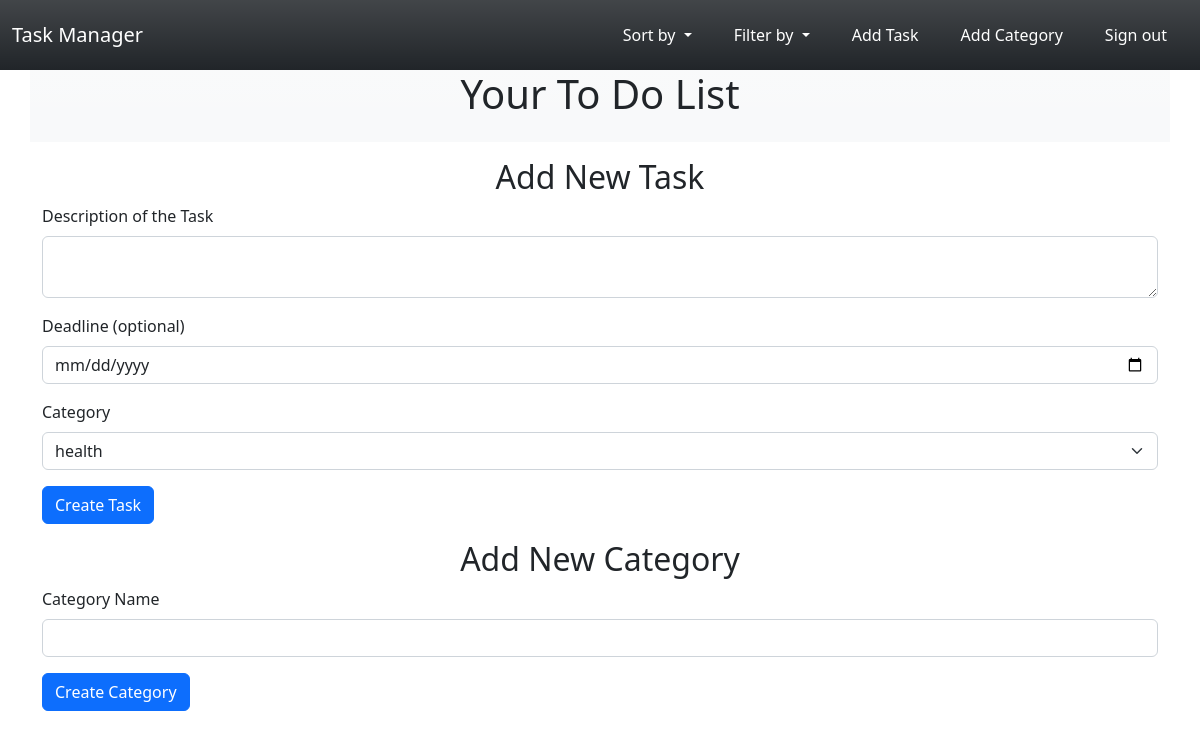
Page /?filter=deadline (signed in) on the earlier database version.
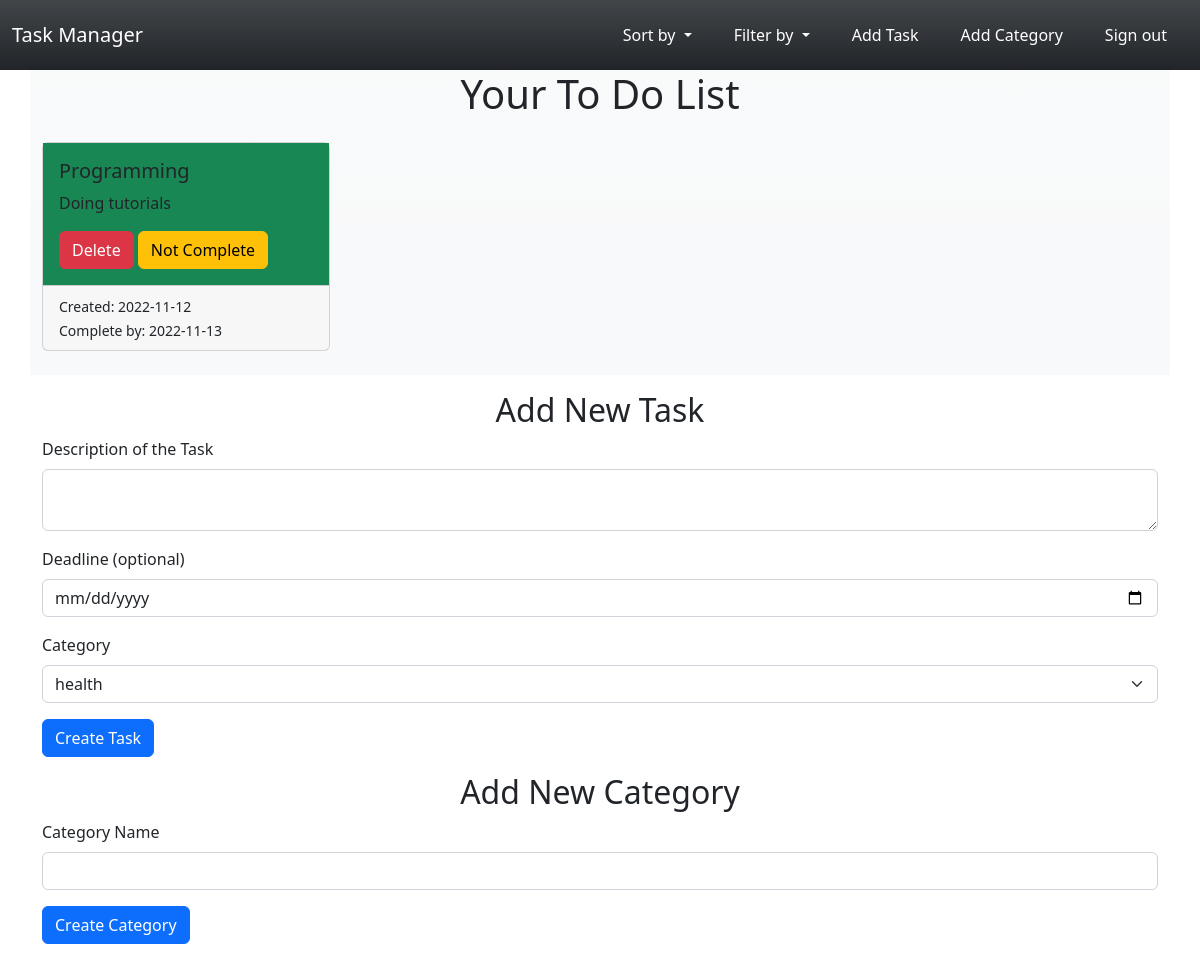
Same page on the later database version.
### todo/models.py (models this page shows)
class ToDo(db.Model):
    id = db.Column(db.Integer, primary_key=True)
    description = db.Column(db.String(500))
    is_completed = db.Column(db.Boolean, default=False)
    create_date = db.Column(db.Date, default=datetime.date.today())
    deadline = db.Column(db.Date)
    category_id = db.Column(db.Integer, db.ForeignKey("category.id"))
    user_id = db.Column(db.Integer, db.ForeignKey("user.id"))

class Category(db.Model):
    id = db.Column(db.Integer, primary_key=True)
    name = db.Column(db.String(250), unique=True, nullable=False)
    todos = db.relationship("ToDo", backref="category", lazy="joined")

### todo/routes.py (the view)
@app.route("/")
def home():
    tasks = db.session.query(ToDo).filter_by(
        user_id=current_user.get_id())
    if 'sort' in request.args.keys():
        if request.args['sort'] == 'deadline':
            tasks = tasks.order_by(ToDo.deadline.desc())
        elif request.args['sort'] == 'create_date':
            tasks = tasks.order_by(ToDo.create_date.desc())
        elif request.args['sort'] == 'completed':
            tasks = tasks.order_by(ToDo.is_completed.desc())
        elif request.args['sort'] == 'not completed':
            tasks = tasks.order_by(ToDo.is_completed.asc())
    elif 'filter' in request.args.keys():
        if request.args['filter'] == 'deadline':
            tasks = tasks.filter_by(deadline=date.today())
        elif request.args['filter'] == 'create_date':
            tasks = tasks.filter_by(create_date=date.today())
        elif request.args['filter'] == 'completed':
            tasks = tasks.filter_by(is_completed=True)
        elif request.args['filter'] == 'not completed':
            tasks = tasks.filter_by(is_completed=False)
    else:
        tasks = tasks.order_by(ToDo.category_id)
    task_form = CreateTaskForm()
    task_form.category.choices = get_categories()
    category_form = CreateCategoryForm()
    return render_template("home.html", tasks=tasks,
                           task_form=task_form, category_form=category_form)

### todo/forms.py (shortened to what this page needs)
class CreateTaskForm(FlaskForm):
    description = TextAreaField("Description of the Task", validators=[DataRequired()])
    category = SelectField("Category", choices=get_categories(),
                           coerce=int)
    deadline = DateField("Deadline (optional)", validators=[Optional()])
    submit = SubmitField("Create Task")

class CreateCategoryForm(FlaskForm):
    name = StringField("Category Name", validators=[DataRequired()])
    submit = SubmitField("Create Category")

### todo/forms.py (called while the page is built)
def get_categories(current=None):
    try:
        if current:
            choices = [(category.id, category.name)
                       for category in current_user.categories
                       if category.id != current.id]
            choices = [(current.id, current.name)] + choices
        else:
            choices = [(category.id, category.name)
                       for category in current_user.categories]
        choices.append((0, ""))
        return choices
    except AttributeError:
        return 0, ""

### todo/routes.py (called while the page is built)
@login_manager.user_loader
def load_user(user_id):
    user = User.query.get(user_id)
    return user

### todo/templates/home.html (shortened to what this page needs)
{% extends "index.html" %}
{% block content %}
{% if current_user.is_authenticated %}
<div class="container justify-content-center bg-light bg-gradient">
    <div class="row">
        <div class="text-center">
            <h1>Your To Do List</h1>
        </div>
    </div>
    <div class="row mt-3">
        {% for task in tasks %}
        <div class="col-lg-3 col-md-6 mb-4">
            <div class="card" style="width: 18rem;">
              <div class="card-body {% if task.is_completed %} bg-success {% endif %}">
                <h5 class="card-title">{{ task.category.name|title() }}</h5>
                <p class="card-text">{{ task.description }}</p>
                 {% if not task.is_completed %}
                <a href="{{ url_for('update_task', task_id=task.id) }}" class="btn btn-primary">Edit</a>
                <a href="{{ url_for('delete_task', task_id=task.id) }}" class="btn btn-danger">Delete</a>
                <a href="{{ url_for('complete_task', task_id=task.id) }}" class="btn btn-success">Complete</a>
                 {% else %}
                <a href="{{ url_for('delete_task', task_id=task.id) }}" class="btn btn-danger">Delete</a>
                <a href="{{ url_for('complete_task', task_id=task.id) }}" class="btn btn-warning">Not Complete</a>
                 {% endif %}
              </div>
                <div class="card-footer">
                 <small class="text-start">Created: {{ task.create_date }}</small><br>
                 <small class="text-end">Complete by: {% if task.deadline %}{{ task.deadline }} {%endif %} </small>
                </div>
            </div>
        </div>
    {% endfor %}
    </div>
</div>
<div class="container mt-3">
    <div class="container text-center">
        <h2>Add New Task</h2>
    </div>
    <form method="POST" action="{{ url_for('add_task') }}">
        <div class="mb-3">
            {{ task_form.description.label(class="form-label") }}
            {{ task_form.description(size=20, class="form-control") }}
        </div>
        <div class="mb-3">
            {{ task_form.deadline.label(class="form-label") }}
            {{ task_form.deadline(class="form-control") }}
        </div>
        <div class="mb-3">
            {{ task_form.category.label(class="form-label") }}
            {{ task_form.category(class="form-select") }}
        </div>
        <div class="mb-3">
            {{ task_form.submit(class="btn btn-primary") }}
        </div>
    </form>
</div>
<div class="container mt-3">
    <div class="container text-center">
        <h2>Add New Category</h2>
    </div>
    <form method="POST" action="{{ url_for('add_category') }}">
        <div class="mb-3">
            {{ category_form.name.label(class="form-label") }}
            {{ category_form.name(size=20, class="form-control") }}
        </div>
        <div class="mb-3">
            {{ category_form.submit(class="btn btn-primary") }}
        </div>
    </form>
</div>
{% else %}
<div class="container text-center">
    <p>Please log in to use the app.</p>
</div>
{% endif %}
{% endblock %}

### todo/templates/index.html (shortened to what this page needs)
<!doctype html>
<html lang="en">
  <head>
    <link href="https://cdn.jsdelivr.net/npm/bootstrap@5.2.2/dist/css/bootstrap.min.css" rel="stylesheet">
  </head>
  <body>
    <nav class="navbar navbar-expand-lg navbar-light bg-dark bg-gradient">
      <div class="container-fluid">
        <a class="navbar-brand text-white" href="{{ url_for('home') }}">Task Manager</a>
        <div class="collapse navbar-collapse justify-content-end" id="navbarSupportedContent">
          <ul class="navbar-nav">
            {% if current_user.is_authenticated %}
            <li class="nav-item dropdown btn">
              <a class="nav-link dropdown-toggle text-white" href="#" id="navbarDropdown" role="button" data-bs-toggle="dropdown" aria-expanded="false">
                Sort by
              </a>
            </li>
            <li class="nav-item dropdown btn">
              <a class="nav-link dropdown-toggle text-white" href="#" id="navbarDropdown" role="button" data-bs-toggle="dropdown" aria-expanded="false">
                Filter by
              </a>
            </li>
            <li class="nav-item">
              <button type="button" class="btn">
                <a class="nav-link text-white " aria-current="page" href="{{ url_for('add_task') }}">Add Task</a>
              </button>
            </li>
           <li class="nav-item">
              <button type="button" class="btn">
                <a class="nav-link text-white" aria-current="page" href="{{ url_for('add_category') }}">Add Category</a>
              </button>
            </li>
            <li class="nav-item">
              <button type="button" class="btn">
                <a class="nav-link text-white" aria-current="page" href="{{ url_for('logout') }}">Sign out</a>
              </button>
            </li>
            {% endif %}
          </ul>
        </div>
      </div>
    </nav>
    {% block content %}
    {% endblock %}
  </body>
</html>

Differences in the rows shown:
added ToDo: category.name "Programming", description "Doing tutorials", create_date "2022-11-12", deadline "2022-11-13"
